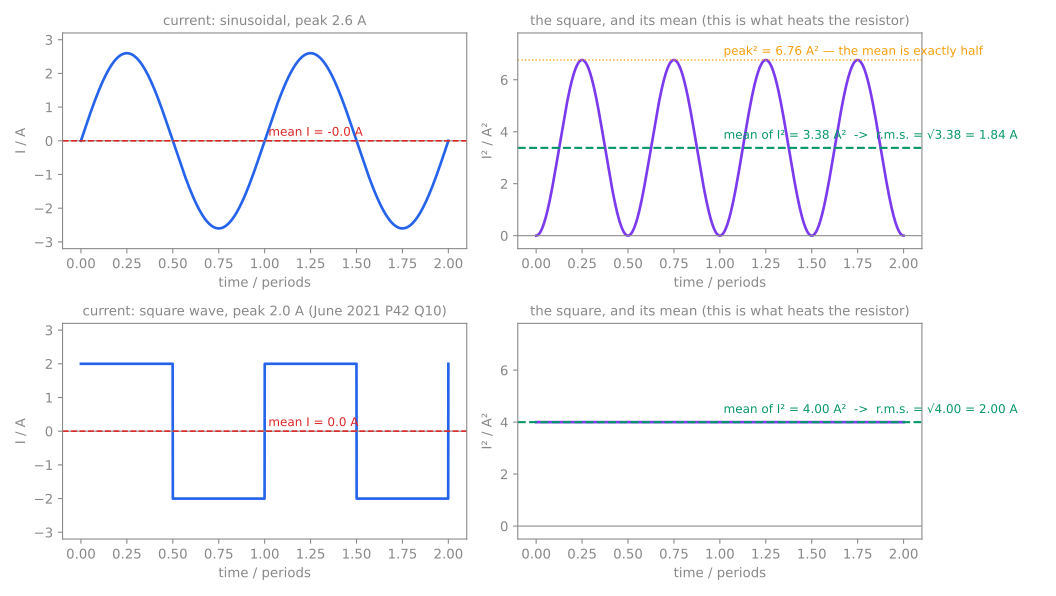

Python code for this plot:
"""Why r.m.s. — the square, the mean, the root, drawn.

I = I0 sin(wt). Power in a resistor is I^2 R, so what matters for heating is the
MEAN of I^2, not the mean of I (which is zero). sin^2 averages to 1/2 over a cycle,
so <I^2> = I0^2 / 2 and the steady current with the same heating is I0/sqrt(2).
The second row is the June 2021 Paper 42 Q10 square wave: I^2 is constant, so
r.m.s. = peak.

Run:  python3 alternating-current-rms.py   -> alternating-current-rms.svg
"""
import numpy as np, matplotlib
matplotlib.use("Agg")
import matplotlib.pyplot as plt
G = "#888"; I0 = 2.6
t = np.linspace(0, 2, 2000)
sine = I0*np.sin(2*np.pi*t)
square = 2.0*np.sign(np.sin(2*np.pi*t + 1e-9))
print(f"sine: mean I = {sine.mean():+.3f}, mean I^2 = {np.mean(sine**2):.3f} = I0^2/2 = {I0**2/2:.3f}, rms = {np.sqrt(np.mean(sine**2)):.3f} = I0/sqrt2 = {I0/np.sqrt(2):.3f}")
print(f"square: mean I^2 = {np.mean(square**2):.3f}, rms = {np.sqrt(np.mean(square**2)):.3f} = peak")
fig, ax = plt.subplots(2, 2, figsize=(11, 6.2)); fig.patch.set_alpha(0)
for row, (I, name) in enumerate([(sine, "sinusoidal, peak 2.6 A"), (square, "square wave, peak 2.0 A (June 2021 P42 Q10)")]):
    a = ax[row, 0]; a.plot(t, I, color="#2563eb", lw=2); a.axhline(0, color=G, lw=0.8)
    a.axhline(I.mean(), color="#dc2626", lw=1.2, ls="--"); a.text(1.02, I.mean()+0.15, f"mean I = {I.mean():.1f} A", color="#dc2626", fontsize=9)
    a.set_title(f"current: {name}", color=G, fontsize=10); a.set_ylabel("I / A", color=G); a.set_ylim(-3.2, 3.2)
    b = ax[row, 1]; b.plot(t, I**2, color="#7c3aed", lw=2); b.axhline(0, color=G, lw=0.8)
    m = np.mean(I**2); b.axhline(m, color="#059669", lw=1.6, ls="--")
    b.text(1.02, m+0.35, f"mean of I² = {m:.2f} A²  ->  r.m.s. = √{m:.2f} = {np.sqrt(m):.2f} A", color="#059669", fontsize=9)
    b.set_title("the square, and its mean (this is what heats the resistor)", color=G, fontsize=10); b.set_ylabel("I² / A²", color=G); b.set_ylim(-0.5, 7.8)
    if row == 0: b.axhline(I0**2, color="#f59e0b", lw=1, ls=":"); b.text(1.02, I0**2+0.2, "peak² = 6.76 A² — the mean is exactly half", color="#f59e0b", fontsize=9)
for a in ax.flat:
    a.set_facecolor("none"); a.tick_params(colors=G); a.set_xlabel("time / periods", color=G)
    for s in a.spines.values(): s.set_color(G)
fig.tight_layout(); fig.savefig("alternating-current-rms.svg", transparent=True); print("wrote alternating-current-rms.svg")
